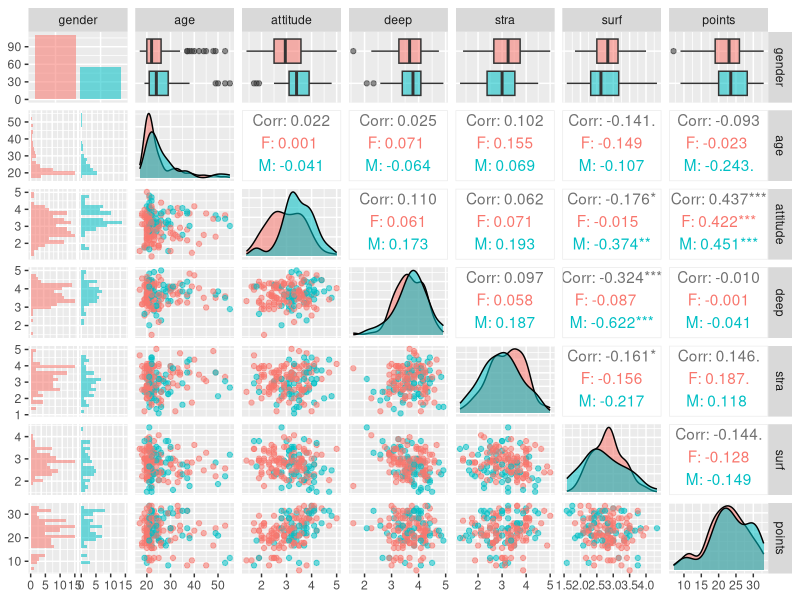
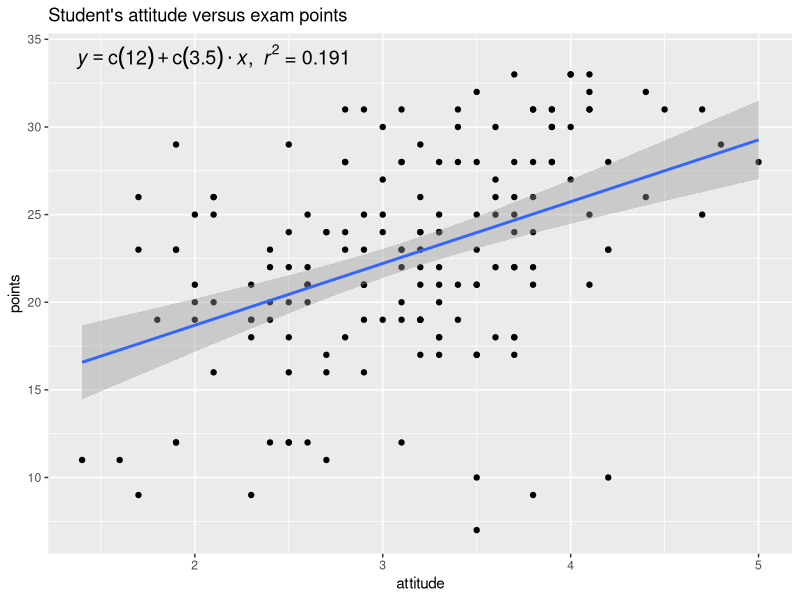
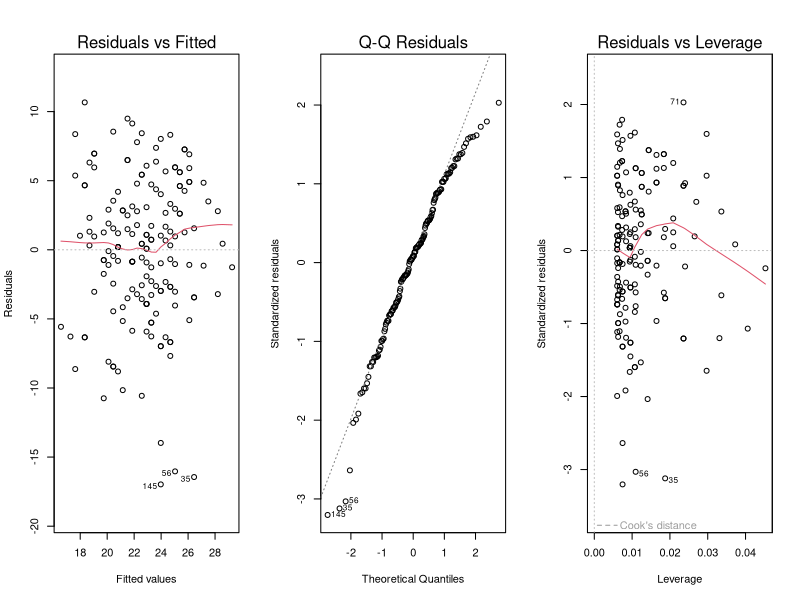

Source code (R) for these figures, in order:
## ---- chunk 1
# Read data from a local comma separated values file. 
learning2014 <- read.csv("data/learning2014.csv")

# Get dimensions of the data (166 students and 8 observations). Get structure.
dim(learning2014)
str(learning2014)

# The dataset has been collapsed from a dataset measured by Kimmo Vehkalahti. 
# Deep, stra and surf refer to deep, strategic and surface learning values normalized to 1-5.

## ---- chunk 2

# Show a graphical overview of the data and show summaries of the variables in the data. X is the numeric order of the students.
library(ggplot2)
library(GGally)
## ---- chunk 3
# Text table of the dataset
summary(learning2014)

# initialize plot with data and aesthetic mapping
p1 <- ggplot(learning2014, aes(x = attitude, y = points))

# define the visualization type (points)
p2 <- p1 + geom_point()

# add a regression line
p3 <- p2 + geom_smooth(method = "lm")

# add a main title and draw the plot
p4 <- p3 + ggtitle("Student's attitude versus exam points")

# add equation and r-squared to the graph after linear model has been done.


# create a more advanced plot matrix with ggpairs()
pp <- ggpairs(learning2014[-1], mapping = aes(col = gender, alpha = 0.3), lower = list(combo = wrap("facethist", bins = 20)))

# draw the plot
pp

shapiro.test(learning2014$deep)
shapiro.test(learning2014$stra)
shapiro.test(learning2014$surf)
shapiro.test(learning2014$points)

## ---- chunk 4
## Perform an explanatory model with a regression model. Choose three variables. Drop non-significant ones and redo.
# Do a linear model.
lModel <- lm(points ~ attitude + stra + surf, data = learning2014)
summary(lModel)

# Surface learning is not even close to significant. The strategic learning is marginally significant. So drop surf.
lModel <- lm(points ~ attitude + stra, data = learning2014)
summary(lModel)

# After dropping surf strategic learning is also p>0.05 so drop that also. Only attitude remains.
lModel <- lm(points ~ attitude, data = learning2014)
summary(lModel)


# Add regression formula to the attitude vs points plot.
# Function to get regression formula.
lm_eqn = function(m) {
  
  l <- list(a = format(coef(m)[1], digits = 2),
            b = format(abs(coef(m)[2]), digits = 2),
            r2 = format(summary(m)$r.squared, digits = 3));
  
  if (coef(m)[2] >= 0)  {
    eq <- substitute(italic(y) == a + b %.% italic(x)*","~~italic(r)^2~"="~r2,l)
  } else {
    eq <- substitute(italic(y) == a - b %.% italic(x)*","~~italic(r)^2~"="~r2,l)    
  }
  
  as.character(as.expression(eq));                 
}

p5 = p4 + annotate("text", x = 2.1, y = 34, label = lm_eqn(lModel), colour="black", size = 5, parse=TRUE)
p5

## ---- chunk 5

## Check if model fits well or not. 
# draw diagnostic plots using the plot() function. Choose the plots 1, 2 and 5.
# Draw three panels in a single figure.
par(mfrow = c(1,3))
# Plot Residuals vs Fitted values (1), Normal QQ-plot (2), and Residuals vs Leverage (5).
plot(lModel, which = c(1,2,5))

